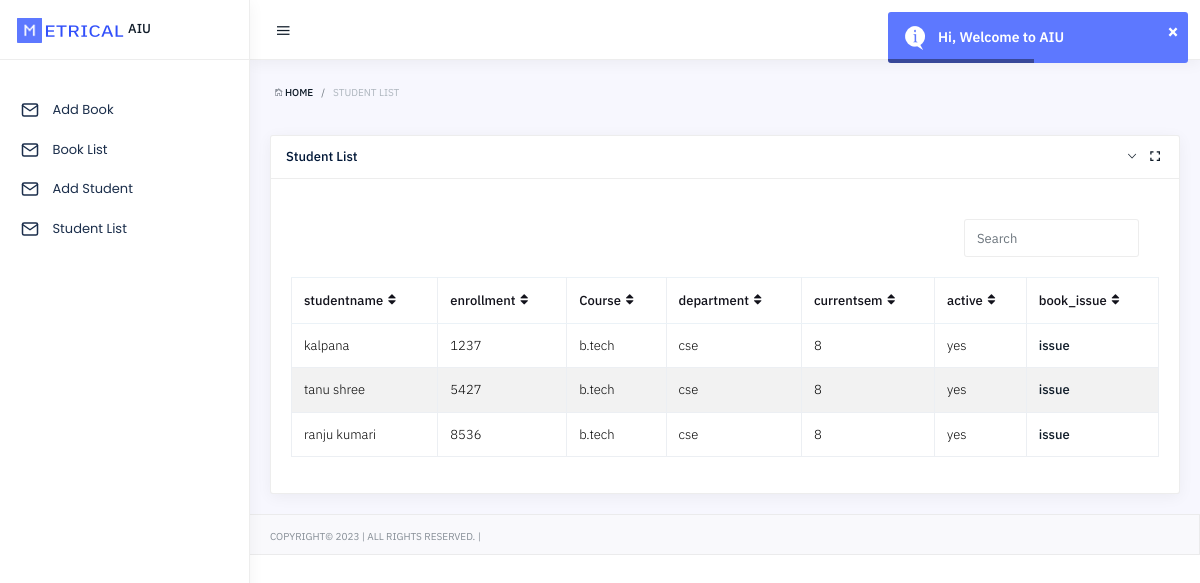
The page /student_list.php (signed in) on the database its author committed.
### tables this page shows
CREATE TABLE `admission` (
  `id` int(11) NOT NULL,
  `name_student` varchar(50) NOT NULL,
  `enrollment` varchar(20) NOT NULL,
  `course` varchar(50) NOT NULL,
  `department` varchar(50) NOT NULL,
  `current_sem` int(5) NOT NULL,
  `active` varchar(10) NOT NULL
);

### student_list.php (the view, shortened to what this page needs)
<?php
if(isset($_SESSION['library']))
{
?>
<!DOCTYPE html>
<html lang="zxx">
   <head>
    <?php include "head.php" ?>
   </head>
   <body>
          <?php include "navbar.php"; ?>
            <div class="page-inner">
               <div id="main-wrapper">
                  <div class="pageheader pd-t-25 pd-b-35">
                     <div class="breadcrumb pd-0 mg-0">
                        <a class="breadcrumb-item" href="index.php"><i class="icon ion-ios-home-outline"></i> Home</a>
                        <span class="breadcrumb-item active">student List</span>
                     </div>
                  </div>
                  <div class="row row-xs clearfix">
                     <div class="col-md-12 col-lg-12">
                        <div class="card mg-b-20">
                           <div class="card-header">
                              <h4 class="card-header-title">
                                 Student List
                              </h4>
                              <div class="card-header-btn">
                                 <a  href="#" data-toggle="collapse" class="btn card-collapse" data-target="#collapse3" aria-expanded="true"><i class="ion-ios-arrow-down"></i></a>
                                 <a href="#" data-toggle="expand" class="btn card-expand"><i class="ion-android-expand"></i></a>
                              </div>
                           </div>
                           <div class="card-body collapse show" id="collapse3">
                              <div class="row">
                                 <div class="mg-20 form-inline wd-100p">
                                    <div class="col-sm-6">
                                    </div>
                                    <div class="col-sm-6">
                                       <div class="form-group ft-right">
                                          <input id="foo-search" type="text" placeholder="Search" class="form-control" autocomplete="off">
                                       </div>
                                    </div>
                                 </div>
                              </div>
                              <table id="foo-filtering" class="table table-bordered table-hover toggle-circle" data-page-size="50">
    <thead>
        <tr>
            <th>studentname</th>
            <th>enrollment</th>
            <th>Course</th>
            <th> department</th>
            <th>currentsem</th>
            <th>active</th>
            <th>book_issue</th>
        </tr>
 </thead>
 <tbody>
        <?php
        $sql1= "select * from admission";
        $query1=mysqli_query($connection ,$sql1);
        while($row=mysqli_fetch_array($query1)){
        ?>
        <tr>
        <td><?php echo $row['name_student']?></td>
        <td><?php echo $row['enrollment']?></td>
        <td><?php echo $row['course']?></td>
        <td><?php echo $row['department']?></td>
        <td><?php echo $row['current_sem']?></td>
        <td><?php echo $row['active']?></td>
        <td><a href="book_issue.php?enrollment=<?=$row['enrollment']?>"> issue</a></td>
        </tr>
        <?php
        }
        ?>
        </tbody>
    </table>
                           </div>
                        </div>
                     </div>
                  </div>
               </div>
            </div>
    <?php include "footer.php"; ?>
   </body>
</html>
<?php
}
else{
header('Location:index.php');
}
 ?>

### rows shown on the page
admission: name_student "kalpana", enrollment "1237", course "b.tech", department "cse", current_sem "8", active "yes"
admission: name_student "tanu shree", enrollment "5427", course "b.tech", department "cse", current_sem "8", active "yes"
admission: name_student "ranju kumari", enrollment "8536", course "b.tech", department "cse", current_sem "8", active "yes"
